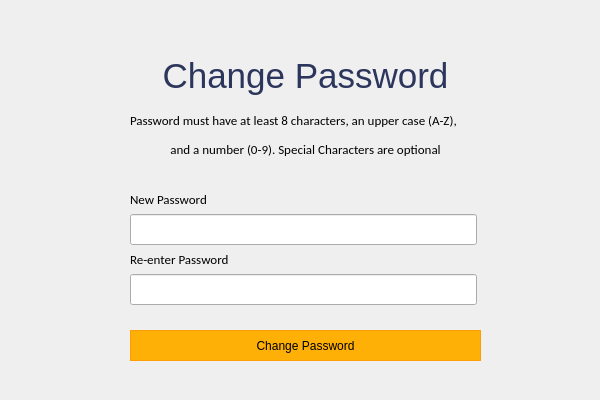
<?xml version="1.0" encoding="UTF-8"?>
<ui version="4.0">
 <class>Dialog</class>
 <widget class="QDialog" name="Dialog">
  <property name="geometry">
   <rect>
    <x>0</x>
    <y>0</y>
    <width>600</width>
    <height>400</height>
   </rect>
  </property>
  <property name="minimumSize">
   <size>
    <width>600</width>
    <height>400</height>
   </size>
  </property>
  <property name="maximumSize">
   <size>
    <width>600</width>
    <height>400</height>
   </size>
  </property>
  <property name="windowTitle">
   <string>AIDS – Reset Password</string>
  </property>
  <property name="windowIcon">
   <iconset>
    <normaloff>../Resources/logo_svg.svg</normaloff>../Resources/logo_svg.svg</iconset>
  </property>
  <widget class="QWidget" name="layoutWidget">
   <property name="geometry">
    <rect>
     <x>130</x>
     <y>50</y>
     <width>351</width>
     <height>111</height>
    </rect>
   </property>
   <layout class="QVBoxLayout" name="verticalLayout_2">
    <item>
     <widget class="QLabel" name="lbl_verification_2">
      <property name="font">
       <font>
        <family>Helvetica</family>
        <pointsize>26</pointsize>
       </font>
      </property>
      <property name="styleSheet">
       <string notr="true"/>
      </property>
      <property name="text">
       <string>&lt;html&gt;&lt;head/&gt;&lt;body&gt;&lt;p&gt;&lt;span style=&quot; color:#2c365d;&quot;&gt;Change Password&lt;/span&gt;&lt;/p&gt;&lt;/body&gt;&lt;/html&gt;</string>
      </property>
      <property name="alignment">
       <set>Qt::AlignCenter</set>
      </property>
     </widget>
    </item>
    <item>
     <layout class="QVBoxLayout" name="verticalLayout">
      <item>
       <widget class="QLabel" name="label">
        <property name="font">
         <font>
          <family>Calibri</family>
          <pointsize>10</pointsize>
         </font>
        </property>
        <property name="styleSheet">
         <string notr="true"/>
        </property>
        <property name="text">
         <string>Password must have at least 8 characters, an upper case (A-Z),</string>
        </property>
       </widget>
      </item>
      <item>
       <widget class="QLabel" name="label_2">
        <property name="font">
         <font>
          <family>Calibri</family>
          <pointsize>10</pointsize>
         </font>
        </property>
        <property name="styleSheet">
         <string notr="true"/>
        </property>
        <property name="text">
         <string>and a number (0-9). Special Characters are optional</string>
        </property>
        <property name="alignment">
         <set>Qt::AlignCenter</set>
        </property>
       </widget>
      </item>
     </layout>
    </item>
   </layout>
  </widget>
  <widget class="QWidget" name="layoutWidget_2">
   <property name="geometry">
    <rect>
     <x>130</x>
     <y>164</y>
     <width>353</width>
     <height>141</height>
    </rect>
   </property>
   <layout class="QVBoxLayout" name="verticalLayout_6">
    <item>
     <widget class="QLabel" name="lbl_error">
      <property name="font">
       <font>
        <family>Calibri</family>
        <pointsize>9</pointsize>
       </font>
      </property>
      <property name="styleSheet">
       <string notr="true"/>
      </property>
      <property name="text">
       <string/>
      </property>
      <property name="alignment">
       <set>Qt::AlignCenter</set>
      </property>
     </widget>
    </item>
    <item>
     <layout class="QVBoxLayout" name="verticalLayout_5">
      <item>
       <layout class="QVBoxLayout" name="verticalLayout_3">
        <item>
         <widget class="QLabel" name="lbl_newpass">
          <property name="font">
           <font>
            <family>Calibri</family>
            <pointsize>10</pointsize>
           </font>
          </property>
          <property name="styleSheet">
           <string notr="true"/>
          </property>
          <property name="text">
           <string>New Password</string>
          </property>
         </widget>
        </item>
        <item>
         <widget class="QLineEdit" name="txtNewPass">
          <property name="minimumSize">
           <size>
            <width>347</width>
            <height>31</height>
           </size>
          </property>
          <property name="maximumSize">
           <size>
            <width>347</width>
            <height>31</height>
           </size>
          </property>
          <property name="styleSheet">
           <string notr="true"/>
          </property>
          <property name="echoMode">
           <enum>QLineEdit::Password</enum>
          </property>
         </widget>
        </item>
       </layout>
      </item>
      <item>
       <layout class="QVBoxLayout" name="verticalLayout_4">
        <item>
         <widget class="QLabel" name="lbl_confirmPass">
          <property name="font">
           <font>
            <family>Calibri</family>
            <pointsize>10</pointsize>
           </font>
          </property>
          <property name="styleSheet">
           <string notr="true"/>
          </property>
          <property name="text">
           <string>Re-enter Password</string>
          </property>
         </widget>
        </item>
        <item>
         <widget class="QLineEdit" name="txtConfirmPass">
          <property name="minimumSize">
           <size>
            <width>247</width>
            <height>31</height>
           </size>
          </property>
          <property name="maximumSize">
           <size>
            <width>347</width>
            <height>31</height>
           </size>
          </property>
          <property name="styleSheet">
           <string notr="true"/>
          </property>
          <property name="echoMode">
           <enum>QLineEdit::Password</enum>
          </property>
         </widget>
        </item>
       </layout>
      </item>
     </layout>
    </item>
   </layout>
  </widget>
  <widget class="QPushButton" name="btnReset">
   <property name="geometry">
    <rect>
     <x>130</x>
     <y>330</y>
     <width>351</width>
     <height>31</height>
    </rect>
   </property>
   <property name="styleSheet">
    <string notr="true">QPushButton {
background-color: rgb(255, 176, 6);
border: 1.2px solid #ff9d07;
outline: none;}

QPushButton:hover{
background-color: rgb(255, 157, 7);
outline: none;
border: none;
}

QPushButton:pressed{
background-color: rgb(254, 140, 8);
outline: none;
border: none;
}


</string>
   </property>
   <property name="text">
    <string>Change Password</string>
   </property>
  </widget>
 </widget>
 <resources/>
 <connections/>
</ui>
